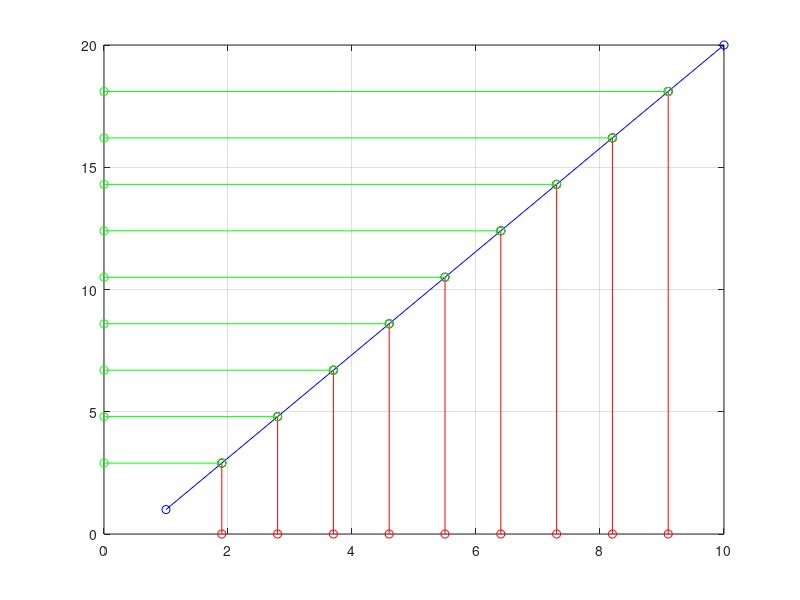

This figure's MATLAB source:
source=[1 1];
destination=[10 20];
%used for precise calculation
Max_w=0.9;
Min_w=0.4;
%%%%%
n=10 ; %100 is used in paper

del_y=destination(2)-source(2);
del_x=destination(1)-source(1);
slope=del_y/del_x;

%%%%%%Divide lines into n points%%%%%%
N_p=linspace(0,1,n+1)';
xy=(1-N_p)*source+N_p*destination;%contains vertices for waypoints
plot(xy(:,1),xy(:,2),'b-o')
X=[];
Y=[];
grid on
hold on

for i =2:n
    X(i-1)=xy(i,1);
    Y(i-1)=xy(i,2);
end

z=zeros(1,n-1);

%plotting perpendicular lines from points
for i=1 : n-1
 plot([X(i),X(i)],[Y(i),0],'r-o');
 plot([X(i),0],[Y(i),Y(i)],'g-o');

end

rand_v=rand;

%%%For later purpose     %%%%%%%%%%%%%%%%%%%%%%%%%%%%%%%%%%%%%%%%
%
%
%%%%%%%%%%%
%%%%%%%%%%%%%%%%%%%%%%%%%%%%%%%%%
%position of particle 
%%for i =1:2
  %%%  x[i]=X_min+rand_v(X_max-X_min);
    

%waypoint
       wp=[];

%%%%%%%%%%%%%%%

%coordinates of robot at i_th waypoint
for donotgohere=[]
    %x_coord[i]=
    
%for removing the problem while pathfinding
for i =1:n
  %  beta=wp[i-1]-wp[i];%for x and y
end
beta=sqrt(beta);

%objective function
temp_delta=0;
for i =1:n
    %temp_delta=temp_delta+(x_coord[i]-destination(1))^2+(y_coord[i]-destination(2))^2
    
end
delta=temp_delta+beta;
end

